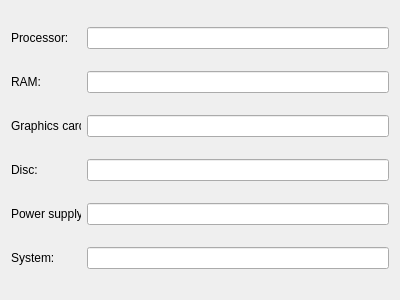
<?xml version="1.0" encoding="UTF-8"?>
<ui version="4.0">
 <class>AddNewComputerWidget</class>
 <widget class="QWidget" name="AddNewComputerWidget">
  <property name="geometry">
   <rect>
    <x>0</x>
    <y>0</y>
    <width>400</width>
    <height>300</height>
   </rect>
  </property>
  <property name="windowTitle">
   <string>Form</string>
  </property>
  <layout class="QVBoxLayout" name="verticalLayout">
   <item>
    <layout class="QHBoxLayout" name="horizontalLayout">
     <item>
      <widget class="QLabel" name="lbProcessor">
       <property name="minimumSize">
        <size>
         <width>70</width>
         <height>0</height>
        </size>
       </property>
       <property name="maximumSize">
        <size>
         <width>70</width>
         <height>16777215</height>
        </size>
       </property>
       <property name="text">
        <string>Processor:</string>
       </property>
      </widget>
     </item>
     <item>
      <widget class="QLineEdit" name="leProcessor"/>
     </item>
    </layout>
   </item>
   <item>
    <layout class="QHBoxLayout" name="horizontalLayout_6">
     <item>
      <widget class="QLabel" name="lbRam">
       <property name="minimumSize">
        <size>
         <width>70</width>
         <height>0</height>
        </size>
       </property>
       <property name="maximumSize">
        <size>
         <width>70</width>
         <height>16777215</height>
        </size>
       </property>
       <property name="text">
        <string>RAM:</string>
       </property>
      </widget>
     </item>
     <item>
      <widget class="QLineEdit" name="leRam"/>
     </item>
    </layout>
   </item>
   <item>
    <layout class="QHBoxLayout" name="horizontalLayout_5">
     <item>
      <widget class="QLabel" name="lbGraphicsCard">
       <property name="minimumSize">
        <size>
         <width>70</width>
         <height>0</height>
        </size>
       </property>
       <property name="maximumSize">
        <size>
         <width>70</width>
         <height>16777215</height>
        </size>
       </property>
       <property name="text">
        <string>Graphics card:</string>
       </property>
      </widget>
     </item>
     <item>
      <widget class="QLineEdit" name="leGraphicsCard"/>
     </item>
    </layout>
   </item>
   <item>
    <layout class="QHBoxLayout" name="horizontalLayout_2">
     <item>
      <widget class="QLabel" name="lbDisc">
       <property name="minimumSize">
        <size>
         <width>70</width>
         <height>0</height>
        </size>
       </property>
       <property name="maximumSize">
        <size>
         <width>70</width>
         <height>16777215</height>
        </size>
       </property>
       <property name="text">
        <string>Disc:</string>
       </property>
      </widget>
     </item>
     <item>
      <widget class="QLineEdit" name="leDisc"/>
     </item>
    </layout>
   </item>
   <item>
    <layout class="QHBoxLayout" name="horizontalLayout_4">
     <item>
      <widget class="QLabel" name="lbPowerSupply">
       <property name="minimumSize">
        <size>
         <width>70</width>
         <height>0</height>
        </size>
       </property>
       <property name="maximumSize">
        <size>
         <width>70</width>
         <height>16777215</height>
        </size>
       </property>
       <property name="text">
        <string>Power supply:</string>
       </property>
      </widget>
     </item>
     <item>
      <widget class="QLineEdit" name="lePowerSupply"/>
     </item>
    </layout>
   </item>
   <item>
    <layout class="QHBoxLayout" name="horizontalLayout_3">
     <item>
      <widget class="QLabel" name="lbSystem">
       <property name="minimumSize">
        <size>
         <width>70</width>
         <height>0</height>
        </size>
       </property>
       <property name="maximumSize">
        <size>
         <width>70</width>
         <height>16777215</height>
        </size>
       </property>
       <property name="text">
        <string>System:</string>
       </property>
      </widget>
     </item>
     <item>
      <widget class="QLineEdit" name="leSystem"/>
     </item>
    </layout>
   </item>
  </layout>
 </widget>
 <resources/>
 <connections/>
</ui>
